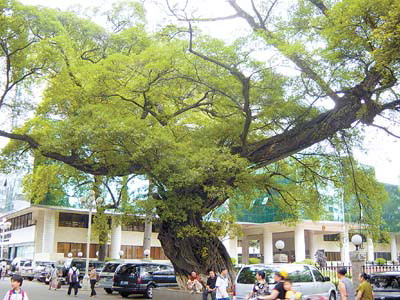
#> input picture image/b12.jpg, 400 x 300 px
$ python '图片显示.py'   (older library calls are emulated)
#> lines starting #> are read from the running program, lines starting #| are printed output that depends on the picture

from PIL import Image,ImageDraw
from matplotlib import pyplot as plt

fig = plt.figure(figsize=(50,50))
img = Image.open(r"image/b12.jpg")
#> img is the input picture: PIL image 400x300 RGB; mean R, G, B 155, 160.9, 129.1
print(img.getbands())
#| ('R', 'G', 'B')
print(img.mode)
#| RGB
plt.subplot(151)
plt.imshow(img)
log = Image.open(r"image/b11.jpg")
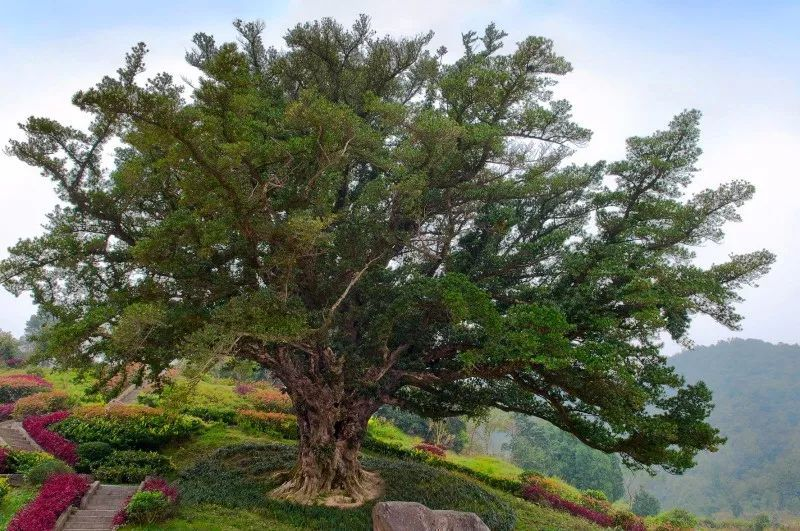
#> input picture image/b11.jpg, 800 x 531 px
#> log is the input picture: PIL image 800x531 RGB; mean R, G, B 113.8, 119.1, 104.9
plt.subplot(152)
plt.imshow(log)
log = log.resize((90,90),resample=Image.ANTIALIAS)
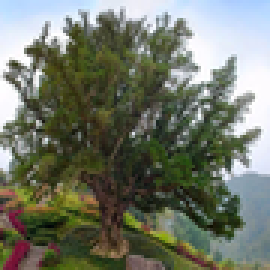
#> log: PIL image 90x90 RGB (shown 3 times larger); mean R, G, B 113.8, 119, 104.8
plt.subplot(153)
plt.imshow(log)
img.paste(log,(50,50)) #加log
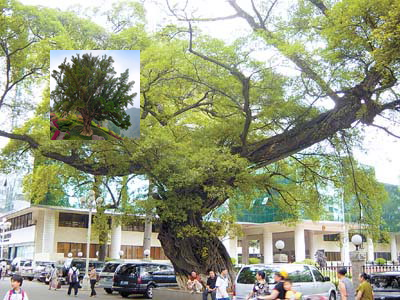
#> img: PIL image 400x300 RGB; mean R, G, B 151.9, 157.6, 130.5
plt.subplot(154)
plt.imshow(img)
draw = ImageDraw.Draw(img)
draw.rectangle((10,10,50,50),outline=(0,255,0)) #框图
# img.show()
plt.subplot(155)
plt.imshow(img)
# plt.show()
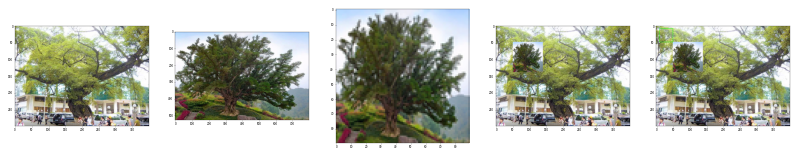
#> figure drawn by matplotlib, 5 panels
